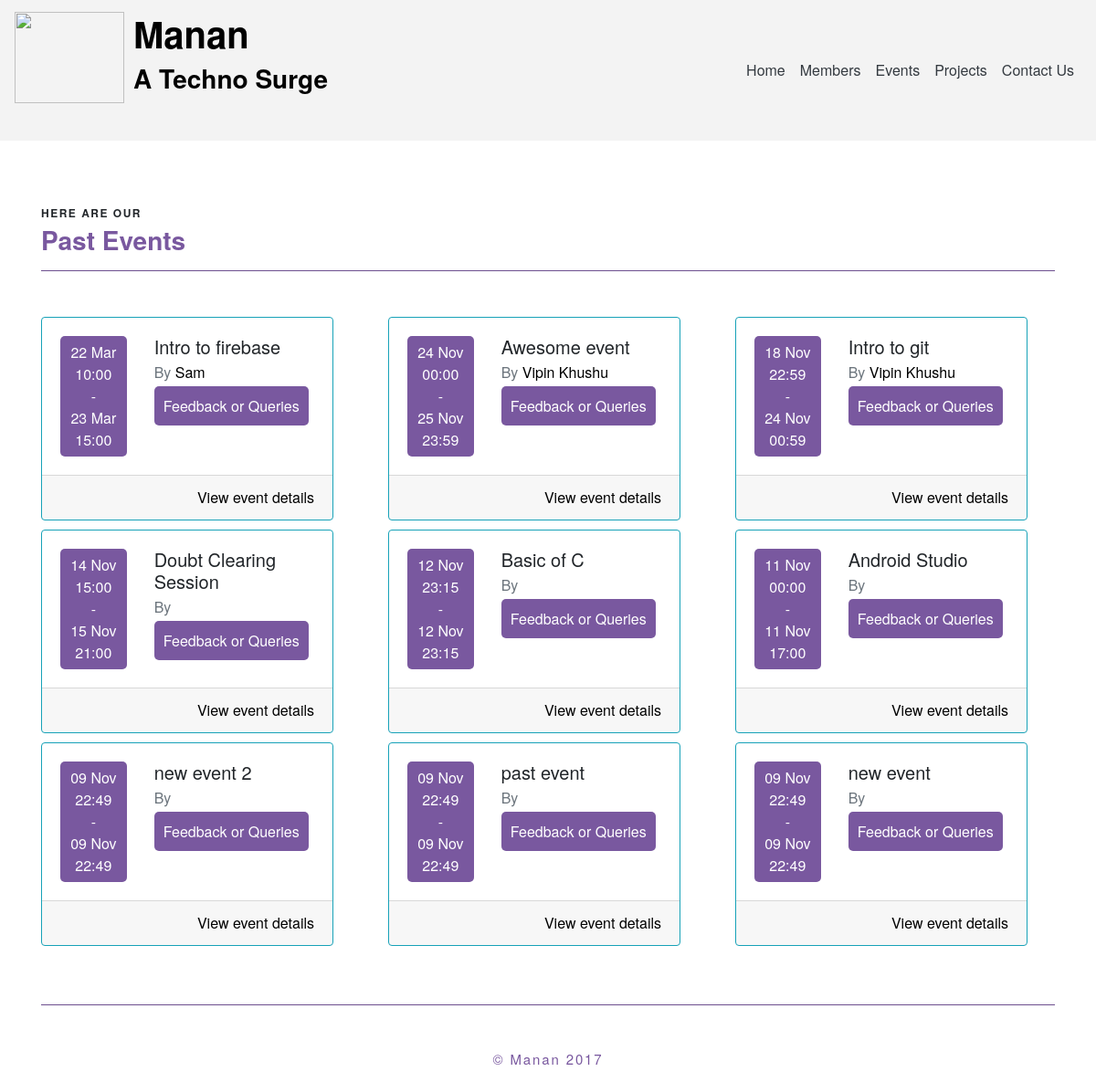
Screenshot of /events/ with the database file from the repository.
### main/models.py (models this page shows, shortened)
class Event(models.Model):
    description = models.TextField(blank=True, null=True)
    title = models.CharField(max_length=500)
    host = models.ManyToManyField(User)
    venue = models.CharField(max_length=100)
    fee = models.IntegerField(default=0)
    rules = models.TextField(blank=True, null=True)
    prerequistes = models.TextField(blank=True, null=True)
    start_date = models.DateField(default=datetime.date.today,auto_now=False,auto_now_add=False)
    end_date = models.DateField(default=datetime.date.today,auto_now=False,auto_now_add=False)
    start_time = models.TimeField(default=datetime.datetime.now().time(),auto_now=False,auto_now_add=False)
    end_time = models.TimeField(default=datetime.datetime.now().time(),auto_now=False,auto_now_add=False)

class Profile(models.Model):
    user = models.OneToOneField(User, on_delete=models.CASCADE)
    email = models.EmailField(blank=True)
    fname = models.CharField(max_length=100, blank=True)
    lname = models.CharField(max_length=100, blank=True)
    github = models.CharField(max_length=100, blank=True)
    dp = models.CharField(max_length=1000, blank=True)
    batch = models.IntegerField(default=2017)
    facebook = models.CharField(max_length=100, blank=True)
    linkedin = models.CharField(max_length=100, blank=True)
    twitter = models.CharField(max_length=100, blank=True)
    bio = models.TextField(blank=True, null=True)
    label = models.CharField(max_length=100 , blank=True)
    company = models.CharField(max_length=100, blank=True)
    location = models.CharField(max_length=100,blank=True)
    frameworks = models.CharField(max_length=500,blank=True)
    languages = models.CharField(max_length=500,blank=True)
    achivements = models.CharField(max_length=1000,blank=True)
    he_profile = models.CharField(max_length=100,blank=True)
    spoj_profile = models.CharField(max_length=100,blank=True)
    he_ques = models.IntegerField(default=0)
    codechef_profile = models.CharField(max_length=100,blank=True)
    codechef_ques = models.IntegerField(default=0)
    spoj_ques = models.IntegerField(default=0)
    git_repos = models.IntegerField(default=0)
    my_website = models.CharField(max_length=100,blank=True)

### main/views.py (the view)
# urls.py: url(r'^events/$',event_list_view,name="events-list"),
def event_list_view(request):
    obj = Event.objects.order_by('start_date','start_time')
    past = []
    future = []
    live = []
    for x in obj :
        if x.end_date <datetime.date.today():
            past.append(x)
        elif x.end_date ==datetime.date.today() and x.end_time < datetime.datetime.now().time():
            past.append(x)
        elif x.start_date > datetime.date.today() or (x.start_date == datetime.date.today() and x.start_time > datetime.datetime.now().time()):
            future.append(x)
        else :
            live.append(x)
    past =past[::-1]
    return render(request,'events.html',{'past':past,'future':future,'live':live})

### main/templates/events.html (shortened to what this page needs)
{% extends "header.html" %}
{% block page_context %}
<div class="container">
  <br/><br/>
  <br/>
  <div class="row">
    <div class="col-lg-12">
      <p class="txxt-head">Here are our</p>
      <h3 class="txxt-body">Past Events</h3>
      <hr style="background-color: #79589F">
      <br/>
    </div>
  </div>
  <div class="row">
    {% for x in past %}
    <div class="col-lg-4" style="margin-top: 10px;">
      <div class="card border-info" style="width: 20rem;">
        <div class="card-body">
          <div class="row">
            <div class="col-lg-4">
              <div class="container text-center" style="padding:6px;background-color:#79589F;color:#fff;border-radius:5px; ">
                {{ x.start_date|date:"d M" }} {{ x.start_time|time:"H:i" }}<br/>  -  <br/>{{ x.end_date|date:"d M" }} {{ x.end_time|time:"H:i" }}
              </div>
            </div>
            <div class="col-lg-8">
              <h5 class="card-title">{{x.title}}</h5>
              <h6 class="card-subtitle mb-2 text-muted">By
                {% for y in x.host.all %}
                <a href="/member/{{y.username}}">{{y.profile.fname}} {{y.profile.lname}}</a>
                {% endfor %}
              </h6>
              <a href="/event/detail/{{x.pk}}" class="card-link"  style="padding:10px;background-color:#79589F;color:#fff;border-radius:5px; ">Feedback or Queries</a>
            </div>
          </div>
        </div>
        <div class="card-footer">
          <a href="/event/detail/{{x.pk}}" class=" float-right">View event details</a>
        </div>
      </div>
    </div>
    {% endfor %}
  </div>
  <br/><br/>
  <hr style="background-color: #79589F">
</div>
<br/>
{% endblock page_context %}

### main/templates/header.html (style rules this page uses)
body { font-family: "BentonSans", "Helvetica Neue", sans-serif; }
a { color: #000; }
.txxt-head { margin-bottom: 20px; font-size: 12px; font-weight: bold; text-transform: uppercase; letter-spacing: .125em; margin: 0 0 .5em 0; line-height: 1.2; }
.txxt-body { color:#79589F; font-weight: bold; margin: 0 0 .5em 0; line-height: 1.2; }
.logo h1,h3 { color:#000; font-weight: bold; }

### rows the page displays
Event: start_date "22 Mar", start_time "10:00", end_date "23 Mar", end_time "15:00", title "Intro to firebase"
Event: start_date "24 Nov", start_time "00:00", end_date "25 Nov", end_time "23:59", title "Awesome event"
Event: start_date "18 Nov", start_time "22:59", end_date "24 Nov", end_time "00:59", title "Intro to git"
Event: start_date "14 Nov", start_time "15:00", end_date "15 Nov", end_time "21:00", title "Doubt Clearing Session"
Event: start_date "12 Nov", start_time "23:15", end_date "12 Nov", end_time "23:15", title "Basic of C"
Event: start_date "11 Nov", start_time "00:00", end_date "11 Nov", end_time "17:00", title "Android Studio"
Event: start_date "09 Nov", start_time "22:49", end_date "09 Nov", end_time "22:49", title "new event 2"
Event: start_date "09 Nov", start_time "22:49", end_date "09 Nov", end_time "22:49", title "past event"
Event: start_date "09 Nov", start_time "22:49", end_date "09 Nov", end_time "22:49", title "new event"

### other values shown
{{ y.profile.fname }} "Sam"
{{ y.profile.fname }} "Vipin"
{{ y.profile.lname }} "Khushu"
